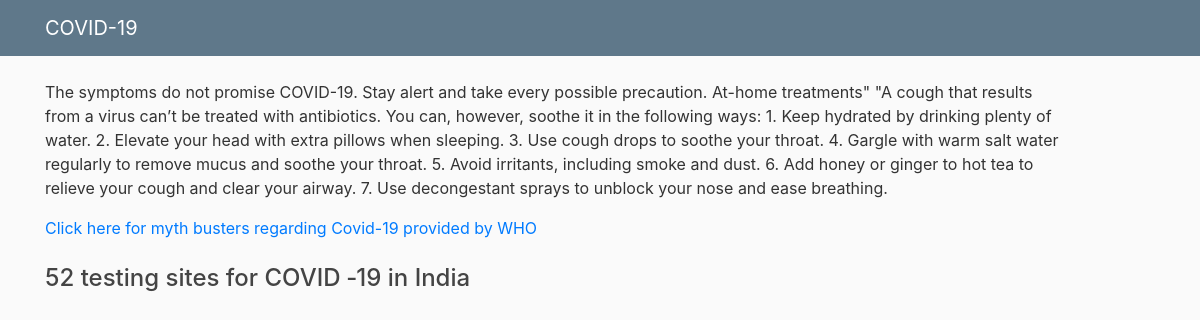
Page /details on the earlier database version.
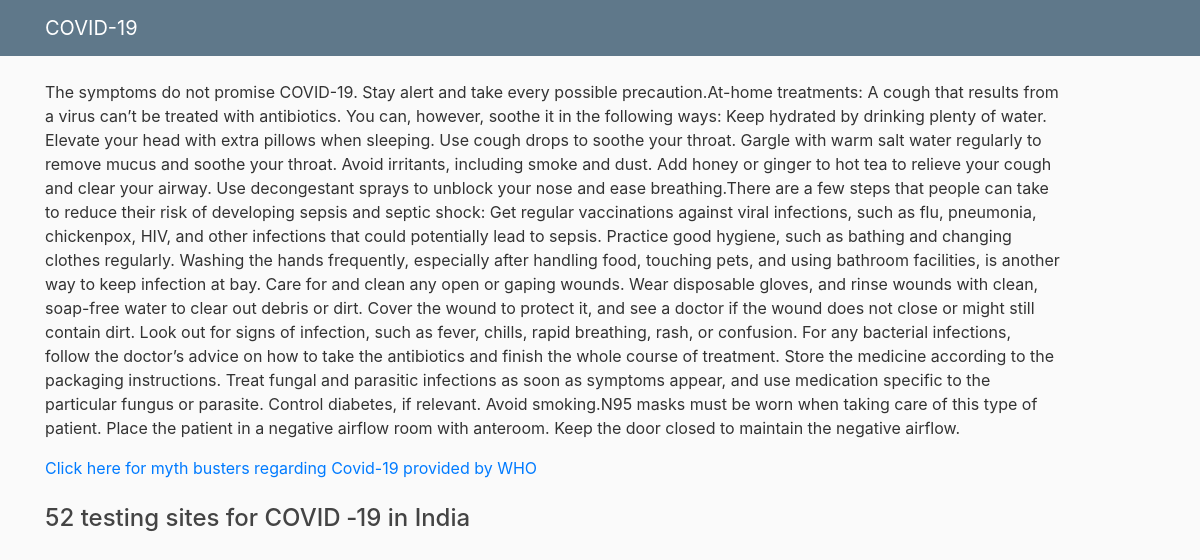
Same page on the later database version.
### app1/models.py (models this page shows)
class User(db.Model):
    id = db.Column(db.Integer, primary_key=True)
    string1 = db.Column(db.String(100), nullable=False)
    def __repr__(self):
        return f"{self.string1}"

### app1/routes.py (the view)
@app.route('/details')
def details():
    details_of_user = User.query.all()
    return render_template('Details.html', details_of_user=str(details_of_user[-1]))

### app1/templates/Details.html (shortened to what this page needs)
{% extends "layout.html" %}
{% block content %}
    <p>{{ details_of_user }}</p>
    <div><a href="https://www.who.int/emergencies/diseases/novel-coronavirus-2019/advice-for-public/myth-busters">Click here for myth busters regarding Covid-19 provided by WHO</a></div><br>
    <div><h4>52 testing sites for COVID ‐19 in India</h4></div>
    <div class="container">
                <div class="d-none d-sm-block mb-5 pb-4">
                    <div id="map" style="height: 700px; position: relative; overflow: hidden;"></div>
                </div>
    </div>
{% endblock content %}

### app1/templates/layout.html (shortened to what this page needs)
<!DOCTYPE html>
<html>
<head>
    <link rel="stylesheet" href="https://maxcdn.bootstrapcdn.com/bootstrap/4.0.0/css/bootstrap.min.css">
    <link rel="stylesheet" type="text/css" href="{{ url_for('static', filename='main.css') }}">
</head>
<body>
    <header class="site-header">
      <nav class="navbar navbar-expand-md navbar-dark bg-steel fixed-top">
        <div class="container">
          <a class="navbar-brand mr-4" href="/">COVID-19</a>
        </div>
      </nav>
    </header>
    <main role="main" class="container">
      <div class="row">
        <div class="col-md-11">
          {% block content %}{% endblock %}
        </div>
      </div>
    </main>
</body>
</html>

### app1/static/main.css (style rules this page uses)
body { background: #fafafa; color: #333333; margin-top: 5rem; }
h1, h2, h3, h4, h5, h6 { color: #444444; }
.bg-steel { background-color: #5f788a; }

Differences in the rows shown:
no longer on this page (row unchanged): User: string1 "The symptoms do not promise COVID-19. Stay alert and take every possible precaution. At-home treatments\" \"A cough that results from a virus can’t be treated with antibiotics. You can, however, soothe it in the following ways: 1. Keep hydrated by drinking plenty of water. 2. Elevate your head with extra pillows when sleeping. 3. Use cough drops to soothe your throat. 4. Gargle with warm salt water regularly to remove mucus and soothe your throat. 5. Avoid irritants, including smoke and dust. 6. Add honey or ginger to hot tea to relieve your cough and clear your airway. 7. Use decongestant sprays to unblock your nose and ease breathing."
added User: string1 "The symptoms do not promise COVID-19. Stay alert and take every possible precaution.At-home treatments: A cough that results from a virus can’t be treated with antibiotics. You can, however, soothe it in the following ways: Keep hydrated by drinking plenty of water. Elevate your head with extra pillows when sleeping. Use cough drops to soothe your throat. Gargle with warm salt water regularly to remove mucus and soothe your throat. Avoid irritants, including smoke and dust. Add honey or ginger to hot tea to relieve your cough and clear your airway. Use decongestant sprays to unblock your nose and ease breathing.There are a few steps that people can take to reduce their risk of developing…"
